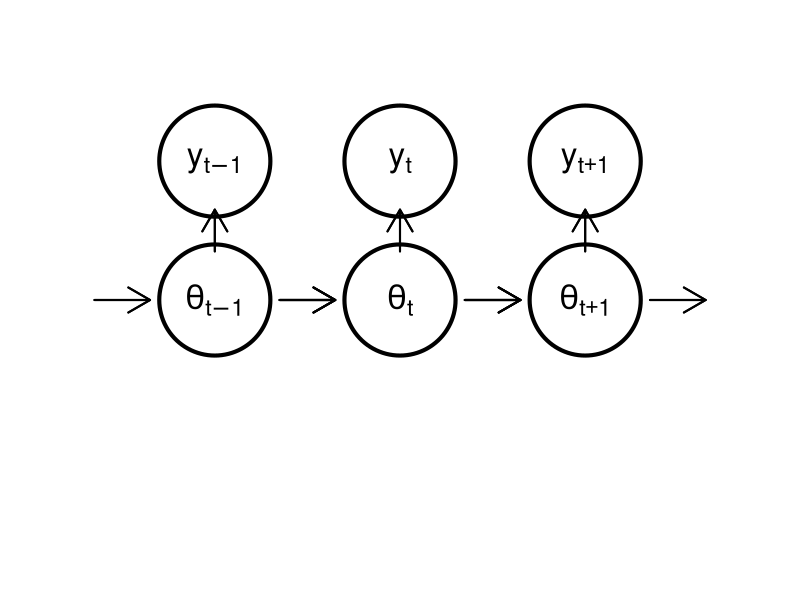
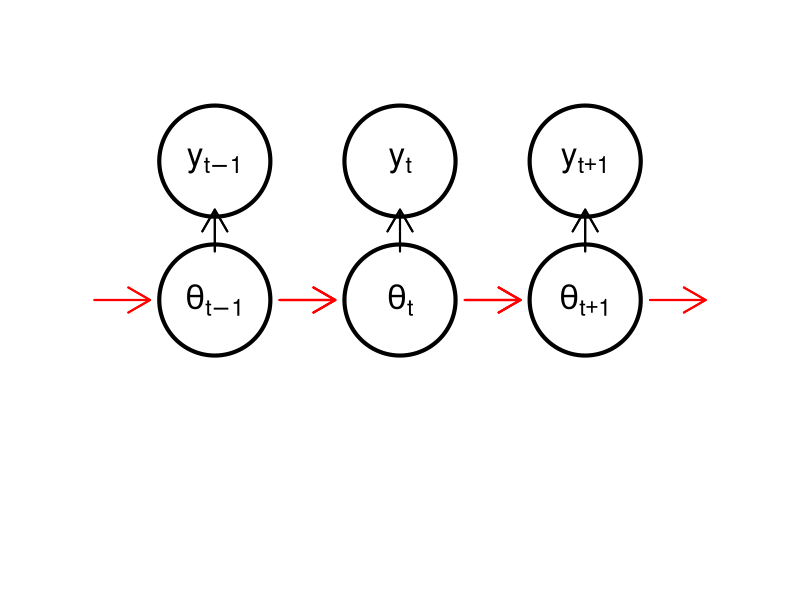
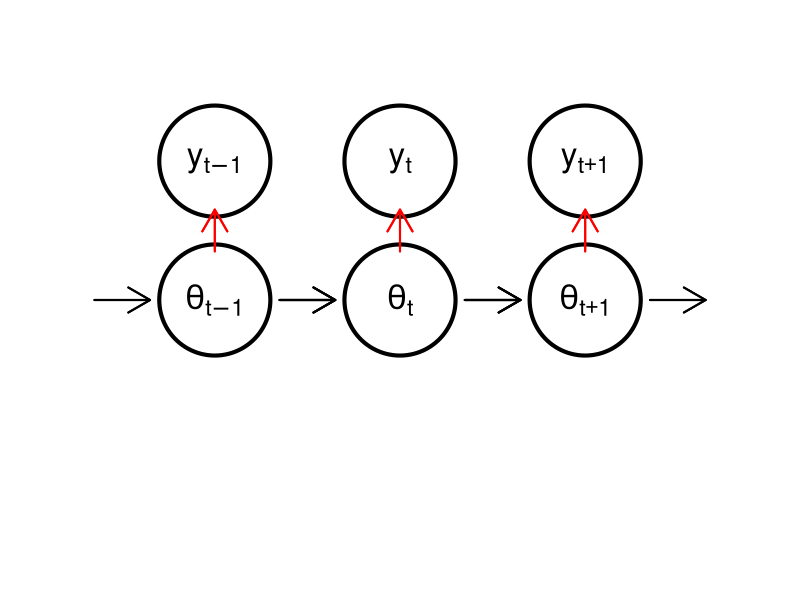
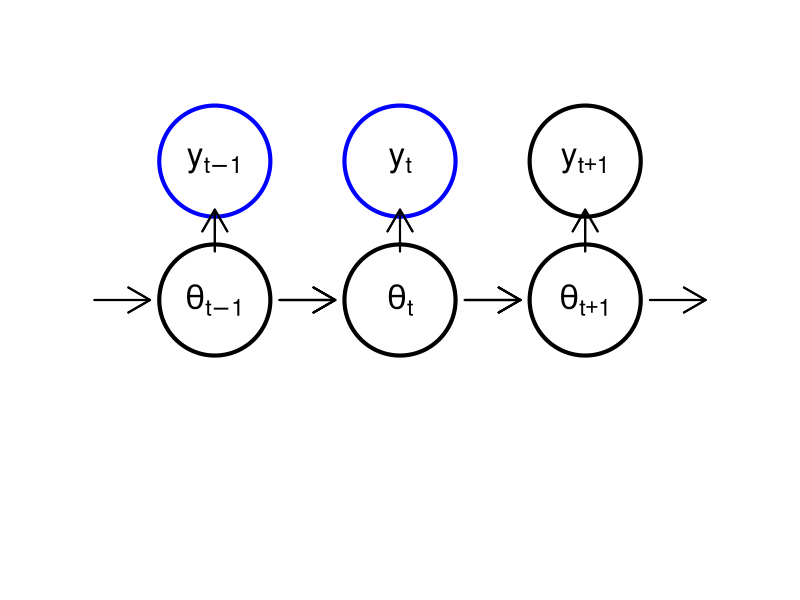
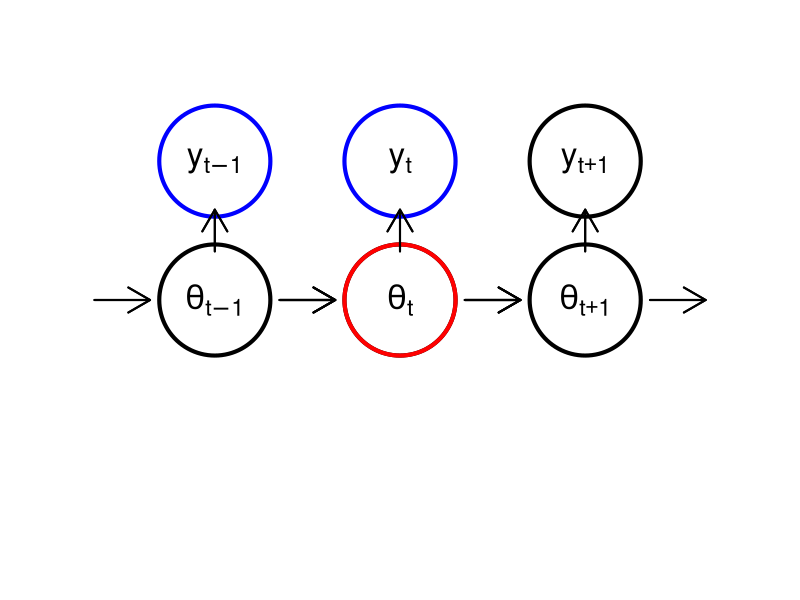
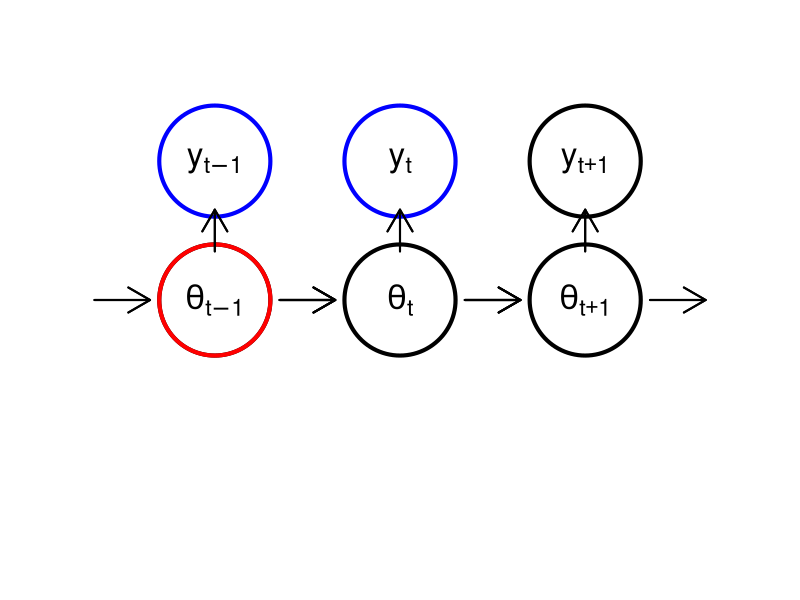
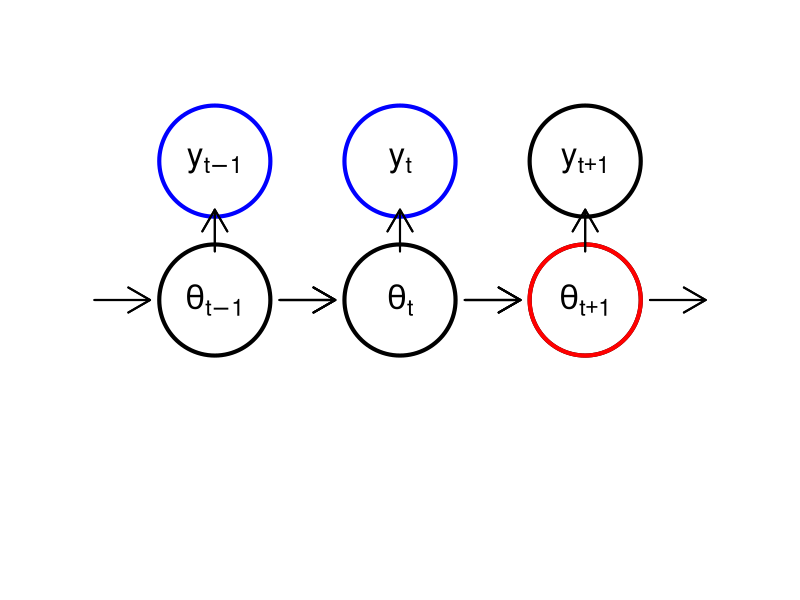

Source code (R) for these figures, in order: (Note: this script raises an error after producing the figures.)
library(plotrix)
pdf("figs/stateSpaceModel-0.pdf")
par(mar=rep(0,4))
plot(0,0, axes=F, xlim=c(0,4), ylim=c(-1,3), type='n', xlab='', ylab='')
xs <- c(1,2,3,1,2,3)
ys <- c(1,1,1,2,2,2)
lbls <- expression(theta[t-1],theta[t],theta[t+1],y[t-1],y[t],y[t+1])
for (i in 1:6) { draw.circle(xs[i],ys[i], 0.3,lwd=4) }
text(1, 1, expression(theta[t-1]), cex=2)
text(2, 1, expression(theta[t]), cex=2)
text(3, 1, expression(theta[t+1]), cex=2)
text(1, 2, expression(y[t-1]), cex=2)
text(2, 2, expression(y[t]), cex=2)
text(3, 2, expression(y[t+1]), cex=2)
arrows(xs-0.15-.5,1,xs+0.15-.5,1, lwd=2)
arrows(xs-0.15+.5,1,xs+0.15+.5,1, lwd=2)
arrows(xs,1+0.35,xs,2-0.35, lwd=2)
dev.off()

pdf("figs/stateSpaceModel-1.pdf")
par(mar=rep(0,4))
plot(0,0, axes=F, xlim=c(0,4), ylim=c(-1,3), type='n', xlab='', ylab='')
xs <- c(1,2,3,1,2,3)
ys <- c(1,1,1,2,2,2)
lbls <- expression(theta[t-1],theta[t],theta[t+1],y[t-1],y[t],y[t+1])
for (i in 1:6) { draw.circle(xs[i],ys[i], 0.3,lwd=4) }
text(1, 1, expression(theta[t-1]), cex=2)
text(2, 1, expression(theta[t]), cex=2)
text(3, 1, expression(theta[t+1]), cex=2)
text(1, 2, expression(y[t-1]), cex=2)
text(2, 2, expression(y[t]), cex=2)
text(3, 2, expression(y[t+1]), cex=2)
arrows(xs-0.15-.5,1,xs+0.15-.5,1, lwd=2, col='red')
arrows(xs-0.15+.5,1,xs+0.15+.5,1, lwd=2, col='red')
arrows(xs,1+0.35,xs,2-0.35, lwd=2)
dev.off()

pdf("figs/stateSpaceModel-2.pdf")
par(mar=rep(0,4))
plot(0,0, axes=F, xlim=c(0,4), ylim=c(-1,3), type='n', xlab='', ylab='')
xs <- c(1,2,3,1,2,3)
ys <- c(1,1,1,2,2,2)
lbls <- expression(theta[t-1],theta[t],theta[t+1],y[t-1],y[t],y[t+1])
for (i in 1:6) { draw.circle(xs[i],ys[i], 0.3,lwd=4) }
text(1, 1, expression(theta[t-1]), cex=2)
text(2, 1, expression(theta[t]), cex=2)
text(3, 1, expression(theta[t+1]), cex=2)
text(1, 2, expression(y[t-1]), cex=2)
text(2, 2, expression(y[t]), cex=2)
text(3, 2, expression(y[t+1]), cex=2)
arrows(xs-0.15-.5,1,xs+0.15-.5,1, lwd=2)
arrows(xs-0.15+.5,1,xs+0.15+.5,1, lwd=2)
arrows(xs,1+0.35,xs,2-0.35, lwd=2, col='red')
dev.off()

#########################################################

pdf("figs/ssm-0.pdf")
par(mar=rep(0,4))
plot(0,0, axes=F, xlim=c(0,4), ylim=c(-1,3), type='n', xlab='', ylab='')
xs <- c(1,2,3,1,2,3)
ys <- c(1,1,1,2,2,2)
lbls <- expression(theta[t-1],theta[t],theta[t+1],y[t-1],y[t],y[t+1])
for (i in 1:6) { 
  draw.circle(xs[i],ys[i], 0.3,lwd=4, 
  border=ifelse(any(i==c(4,5)), "blue","black" ))
}
text(1, 1, expression(theta[t-1]), cex=2)
text(2, 1, expression(theta[t]), cex=2)
text(3, 1, expression(theta[t+1]), cex=2)
text(1, 2, expression(y[t-1]), cex=2)
text(2, 2, expression(y[t]), cex=2)
text(3, 2, expression(y[t+1]), cex=2)
arrows(xs-0.15-.5,1,xs+0.15-.5,1, lwd=2)
arrows(xs-0.15+.5,1,xs+0.15+.5,1, lwd=2)
arrows(xs,1+0.35,xs,2-0.35, lwd=2)
dev.off()

pdf("figs/ssm-1.pdf")
par(mar=rep(0,4))
plot(0,0, axes=F, xlim=c(0,4), ylim=c(-1,3), type='n', xlab='', ylab='')
xs <- c(1,2,3,1,2,3)
ys <- c(1,1,1,2,2,2)
lbls <- expression(theta[t-1],theta[t],theta[t+1],y[t-1],y[t],y[t+1])
for (i in 1:6) { 
  draw.circle(xs[i],ys[i], 0.3,lwd=4, 
  border=ifelse(any(i==c(4,5)), "blue","black" ))
}
draw.circle(2,1, 0.3, lwd=4, border="red")
text(1, 1, expression(theta[t-1]), cex=2)
text(2, 1, expression(theta[t]), cex=2)
text(3, 1, expression(theta[t+1]), cex=2)
text(1, 2, expression(y[t-1]), cex=2)
text(2, 2, expression(y[t]), cex=2)
text(3, 2, expression(y[t+1]), cex=2)
arrows(xs-0.15-.5,1,xs+0.15-.5,1, lwd=2)
arrows(xs-0.15+.5,1,xs+0.15+.5,1, lwd=2)
arrows(xs,1+0.35,xs,2-0.35, lwd=2)
dev.off()

pdf("figs/ssm-2.pdf")
par(mar=rep(0,4))
plot(0,0, axes=F, xlim=c(0,4), ylim=c(-1,3), type='n', xlab='', ylab='')
xs <- c(1,2,3,1,2,3)
ys <- c(1,1,1,2,2,2)
lbls <- expression(theta[t-1],theta[t],theta[t+1],y[t-1],y[t],y[t+1])
for (i in 1:6) { 
  draw.circle(xs[i],ys[i], 0.3,lwd=4, 
  border=ifelse(any(i==c(4,5)), "blue","black" ))
}
draw.circle(1,1, 0.3, lwd=4, border="red")
text(1, 1, expression(theta[t-1]), cex=2)
text(2, 1, expression(theta[t]), cex=2)
text(3, 1, expression(theta[t+1]), cex=2)
text(1, 2, expression(y[t-1]), cex=2)
text(2, 2, expression(y[t]), cex=2)
text(3, 2, expression(y[t+1]), cex=2)
arrows(xs-0.15-.5,1,xs+0.15-.5,1, lwd=2)
arrows(xs-0.15+.5,1,xs+0.15+.5,1, lwd=2)
arrows(xs,1+0.35,xs,2-0.35, lwd=2)
dev.off()


pdf("figs/ssm-3.pdf")
par(mar=rep(0,4))
plot(0,0, axes=F, xlim=c(0,4), ylim=c(-1,3), type='n', xlab='', ylab='')
xs <- c(1,2,3,1,2,3)
ys <- c(1,1,1,2,2,2)
lbls <- expression(theta[t-1],theta[t],theta[t+1],y[t-1],y[t],y[t+1])
for (i in 1:6) { 
  draw.circle(xs[i],ys[i], 0.3,lwd=4, 
  border=ifelse(any(i==c(4,5)), "blue","black" ))
}
draw.circle(3,1, 0.3, lwd=4, border="red")
text(1, 1, expression(theta[t-1]), cex=2)
text(2, 1, expression(theta[t]), cex=2)
text(3, 1, expression(theta[t+1]), cex=2)
text(1, 2, expression(y[t-1]), cex=2)
text(2, 2, expression(y[t]), cex=2)
text(3, 2, expression(y[t+1]), cex=2)
arrows(xs-0.15-.5,1,xs+0.15-.5,1, lwd=2)
arrows(xs-0.15+.5,1,xs+0.15+.5,1, lwd=2)
arrows(xs,1+0.35,xs,2-0.35, lwd=2)
dev.off()

###################### Kalman filter ##############################3

mn <- lKalmanFilter$vdPosteriorMean
sd <- sqrt(lKalmanFilter$vdPosteriorVariance)

plot(0,0,type='n',main='',xlab='t',ylab=expression(theta[t]),xlim=c(0,10),
  ylim=range(adY))
points(0,mn[1],pch=23,bg='red',col=NA)
points(0,mn[1]-2*sd[1],pch=23,bg='red',col=NA)
points(0,mn[1]+2*sd[1],pch=23,bg='red',col=NA)
legend("topright",inset=0.01, c("Data","Mean","95% Interval"), 
       pch=c(23,NA,NA), lty=c(NA,2,1),pt.bg=c("green","red","red"), 
       col=c("green","red","red"), lwd=2)
dev.copy2pdf(file="figs/kf-0.pdf")   
for (i in 1:10) {
  points(i,adY[i+1],pch=23,bg='green',col=NA) 
  segments(i-1,mn[i],i,mn[i+1],col='red', lty=2, lwd=2)
  segments(i-1,mn[i]-2*sd[i],i,mn[i+1]-2*sd[i+1],col='red', lwd=2)
  segments(i-1,mn[i]+2*sd[i],i,mn[i+1]+2*sd[i+1],col='red', lwd=2)
  dev.copy2pdf(file=paste("figs/kf-",i,".pdf",sep=''))
}


########################## MC #####################################
set.seed(1)
xs <- rnorm(1e4)
bks <- seq(min(xs), max(xs), length.out=100)
pdf("figs/mc.pdf",width=10)
par(mfrow=c(1,3))
hist(xs[1:100], bks, freq=F, main='n=100', xlab='', ylab='',
     xlim=c(-3,3), ylim=c(0,0.5), col='blue', border=NA, cex.main=1.5)
curve(dnorm(x), -3, 3, add=T, col='red', lwd=4)
hist(xs[1:1e3], bks, freq=F, main='n=1,000', xlab='', ylab='',
     xlim=c(-3,3), ylim=c(0,0.5), col='blue', border=NA, cex.main=1.5)
curve(dnorm(x), -3, 3, add=T, col='red', lwd=4)
hist(xs[1:1e4], bks, freq=F, main='n=10,000', xlab='', ylab='',
     xlim=c(-3,3), ylim=c(0,0.5), col='blue', border=NA, cex.main=1.5)
curve(dnorm(x), -3, 3, add=T, col='red', lwd=4)
dev.off()

set.seed(1)
y <- rnorm(1e5)
cs <- (cumsum(y>1)/(1:1e5))[10^(1:5)]
pdf("figs/mc-tail.pdf")
plot(1:5,cs,log='x', type='b', cex=1.5, cex.lab=1.5, cex.axis=1.5,
     xlab='Log_10 of number of samples', ylab='P(Z>1)', lwd=2)
abline(h=1-pnorm(1),col='red', lwd=2)
dev.off()


########################## IS $$$$$$$$$$$$$$$$$$$$$$$$$$$$$$$$$$$$
set.seed(1)
n <- 20
xs <- rnorm(n)
ws <- dt(xs,2)/dnorm(xs,0,0.5)
ex <- numeric(n)
for (i in 1:n) {
  ex[i] <- sum(xs[1:i]*ws[1:i]/sum(ws[1:i]))
}
ws <- ws/sum(ws)

pdf("figs/is-0.pdf")
plot(0,0, xlim=c(0,n), ylim=c(-3,3), xlab='i', ylab='E[X]', type='n')
legend("topright",inset=.01,c(expression(x_i),"E[X]","weights"), pch=c(22,21,19))
dev.off()
for (i in 1:n) {
  pdf(paste("figs/is-",i,".pdf",sep=''))
  plot(0,0, xlim=c(0,n), ylim=c(-3,3), xlab='', ylab='', type='n', axes=F)
  points(i, xs[i], pch=22)
  points(i, ex[i])
  points(i, 6*ws[i]-3,pch=19)
  #segments(i,-3,i,6*ws[i]-3)
  dev.off()
}

set.seed(2)
y <- rexp(1e5)+4.5
pdf.y <- function(y) { dexp(y-4.5) }
cs <- (cumsum(dnorm(y)/pdf.y(y))/(1:1e5))[10^(1:5)]
pdf("figs/s-tail.pdf")
plot(1:5,cs*10^6,log='x', type='b', cex=1.5, cex.lab=1.5, cex.axis=1.5,
     xlab='Log_10 of number of samples', ylab='P(Z>4.5) [x10^-6]', lwd=2)
abline(h=10^6*(1-pnorm(4.5)),col='red', lwd=2)
dev.off()
